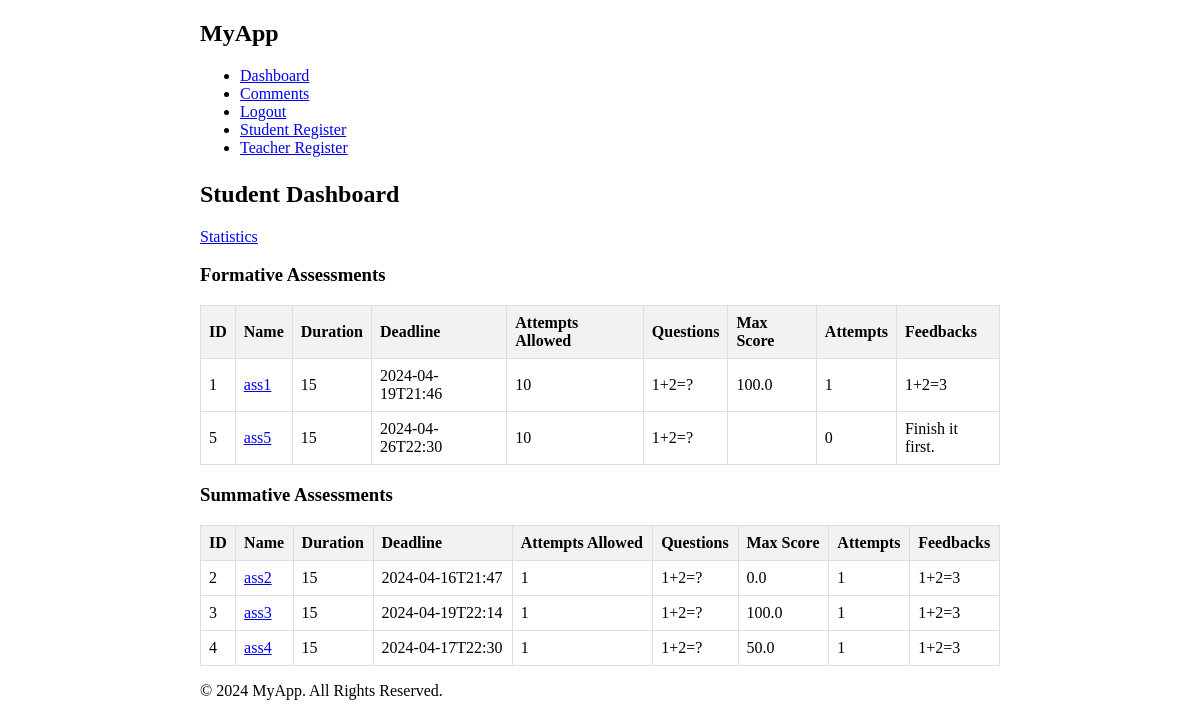
Page /sdashboard (signed in) on the earlier database version.
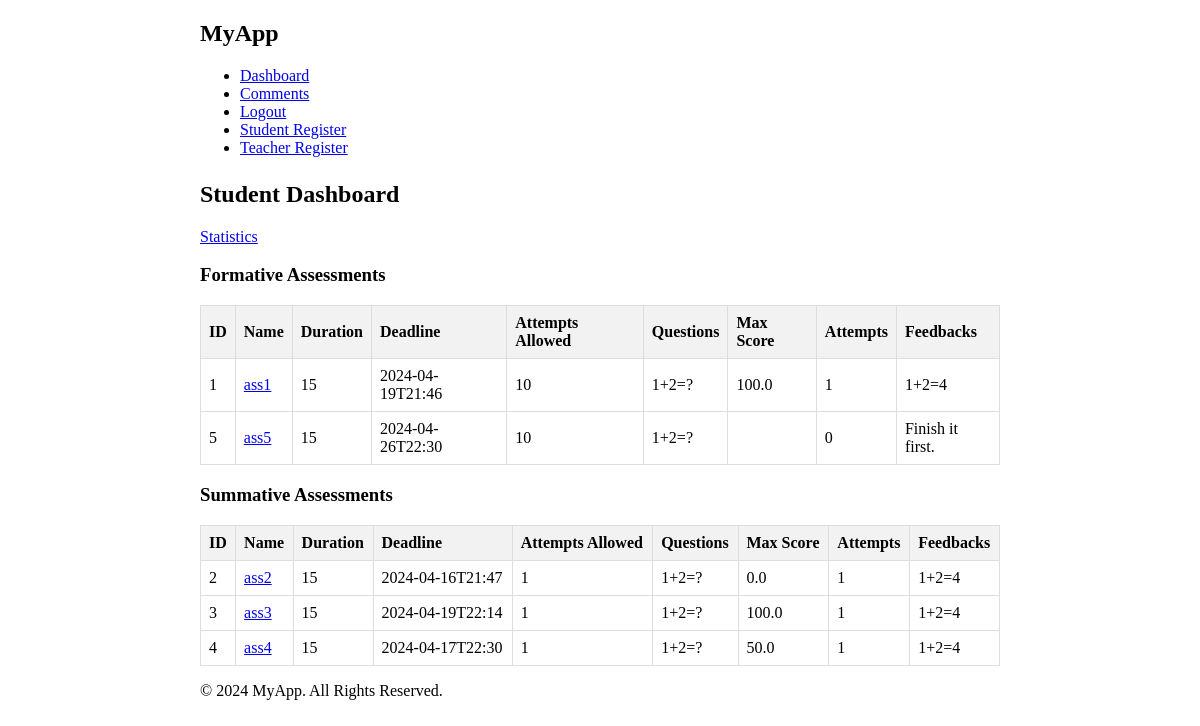
Same page on the later database version.
### app/models/question.py (models this page shows)
class Question(db.Model):
    id = db.Column(db.Integer, primary_key=True)
    question_text = db.Column(db.Text, nullable=False)
    option_a = db.Column(db.String(200), nullable=False)
    option_b = db.Column(db.String(200), nullable=False)
    option_c = db.Column(db.String(200), nullable=False)
    option_d = db.Column(db.String(200), nullable=False)
    correct_option = db.Column(db.String(100), nullable=False)
    correct_answer = db.Column(db.Text, nullable=False)
    feedback = db.Column(db.Text, nullable=False)
    question_type = db.Column(db.String(50), nullable=False)

### app/routes/dashboard.py (the view)
@app.route('/sdashboard')
def student_dashboard():
    if 'user_id' not in session or session['role'] != 'student':
        return redirect(url_for('login'))
    f_assessments = Assessment.query.filter_by(type='FORMATIVE').all()
    s_assessments = Assessment.query.filter_by(type='SUMMATIVE').all()
    user = User.query.get(session['user_id'])
    if user:
        user_attempts = UserAttempt.query.filter_by(user_id=user.id)
    else:
        return redirect(url_for('home'))
    for assessment in f_assessments:
        deadline = datetime.strptime(assessment.parameters['deadline'], '%Y-%m-%dT%H:%M')
        assessment.deadline = deadline
    for assessment in s_assessments:
        deadline = datetime.strptime(assessment.parameters['deadline'], '%Y-%m-%dT%H:%M')
        assessment.deadline = deadline
    return render_template('student_dashboard.html', now=datetime.now, f_assessments=f_assessments, s_assessments=s_assessments, user_attempts=user_attempts)

### app/templates/student_dashboard.html (shortened to what the changed rows need)
{% extends "base.html" %}
{% block content %}
<h2>Student Dashboard</h2>
<table class="custom-table">
    <thead>
        <tr>
            <th>ID</th>
            <th>Name</th>
            <th>Duration</th>
            <th>Deadline</th>
            <th>Attempts Allowed</th>
            <th>Questions</th>
            <th>Max Score</th>
            <th>Attempts</th>
            <th>Feedbacks</th>
        </tr>
    </thead>
    <tbody>
        {% for assessment in f_assessments %}
        <tr>
            <td>{{ assessment.id }}</td>
            <td><a href="{{ url_for('attempt_assessment', assessment_id=assessment.id) }}">{{ assessment.name }}</td>
            <td>{{ assessment.parameters.get('duration') }}</td>
            <td>{{ assessment.parameters.get('deadline') }}</td>
            <td>{{ assessment.parameters.get('attempts') }}</td>
            <td>
                {% for question in assessment.questions %}
                {{ question.question_text }}<br>
                {% endfor %}
            </td>
            <td>
                {{ user_attempts|selectattr('assessment_id', 'equalto', assessment.id)|map(attribute='score')|max }}
            </td>
            <td>
                {{ user_attempts|selectattr('assessment_id', 'equalto', assessment.id)|list|length }}
            </td>
            <td>
                {% set attempt_cnt = user_attempts|selectattr('assessment_id', 'equalto', assessment.id)|list|length %}
                {% if attempt_cnt>0 %}
                    {% if assessment.parameters['feedback'] %}
                        {% for question in assessment.questions %}
                        {{ question.feedback }}<br>
                        {% endfor %}
                    {% endif %}
                {% else %}
                    Finish it first.
                {% endif %}
            </td>
        </tr>
        {% endfor %}
    </tbody>
</table>
<table class="custom-table">
    <thead>
        <tr>
            <th>ID</th>
            <th>Name</th>
            <th>Duration</th>
            <th>Deadline</th>
            <th>Attempts Allowed</th>
            <th>Questions</th>
            <th>Max Score</th>
            <th>Attempts</th>
            <th>Feedbacks</th>
        </tr>
    </thead>
    <tbody>
        {% for assessment in s_assessments %}
        <tr>
            <td>{{ assessment.id }}</td>
            <td><a href="{{ url_for('attempt_assessment', assessment_id=assessment.id) }}">{{ assessment.name }}</td>
            <td>{{ assessment.parameters.get('duration') }}</td>
            <td>{{ assessment.parameters.get('deadline') }}</td>
            <td>{{ assessment.parameters.get('attempts') }}</td>
            <td>
                {% for question in assessment.questions %}
                {{ question.question_text }}<br>
                {% endfor %}
            </td>
            <td>
                {{ user_attempts|selectattr('assessment_id', 'equalto', assessment.id)|map(attribute='score')|max }}
            </td>
            <td>
                {{ user_attempts|selectattr('assessment_id', 'equalto', assessment.id)|list|length }}
            </td>
            <td>
                {% set attempt_cnt = user_attempts|selectattr('assessment_id', 'equalto', assessment.id)|list|length %}
                {% if attempt_cnt>0 %}
                    {% if assessment.parameters['feedback'] %}
                        {% for question in assessment.questions %}
                        {{ question.feedback }}<br>
                        {% endfor %}
                    {% else %}
                        {% if now() > assessment.deadline %}
                            {% for question in assessment.questions %}
                            {{ question.feedback }}<br>
                            {% endfor %}
                        {% else %}
                            Will show after deadline.
                        {% endif %}
                    {% endif %}
                {% else %}
                    Finish it first.
                {% endif %}
            </td>
        </tr>
        {% endfor %}
    </tbody>
</table>
{% endblock %}

Differences in the rows shown:
changed Question: feedback "1+2=3" → "1+2=4"
